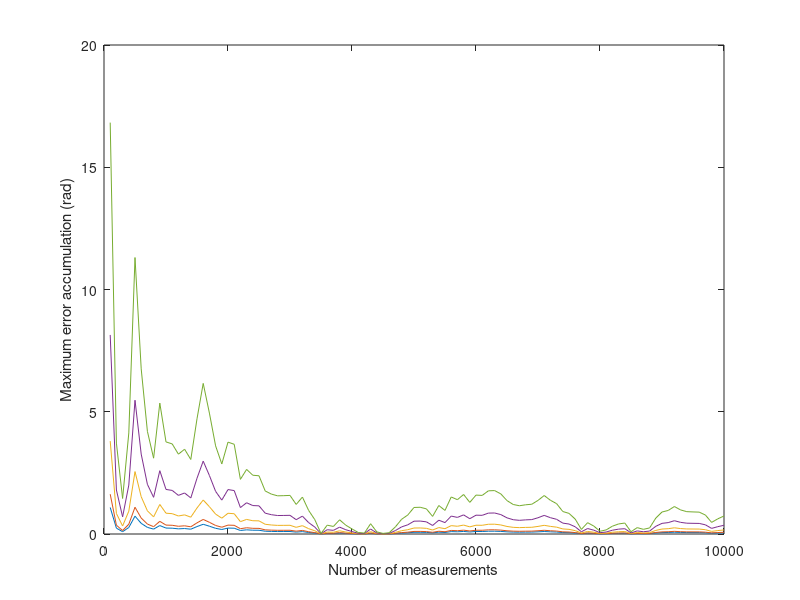

Write the MATLAB code that produced this figure. (Note: this script raises an error after producing the figure.)
rng(4);
offset = 0.6; % [-pi:0.2:pi];
N = 100000;   % number of measurements
URA_size = [36, 64, 256, 1024, 4096];
path_ang = -45+90*rand(N,1);
% ensure no wrapping around 2*pi (slides 28)
rel_phase_adj_ant = exp(1j*pi*sin(pi*path_ang/180)); 
% Per antenna, accumulating measurements into one complex number works 
est_err_adj_ant = angle(mean(rel_phase_adj_ant));

M = sqrt(URA_size);     % antenna size, per side
Nmeas = [1e2:1e2:1e4];
max_accumulation_err = zeros(length(Nmeas), length(URA_size));
% max_accumulation_err = est_err_adj_ant*(2*(M-1));

for ii=1:length(Nmeas)
    x = angle(mean(rel_phase_adj_ant(1:Nmeas(ii))));
    max_accumulation_err(ii, :) = x*(2*(ceil(M/2)-1));
end

figure; plot(Nmeas, abs(max_accumulation_err)); 
xlabel("Number of measurements");
ylabel("Maximum error accumulation (rad)");
legend("URA size "+string(URA_size));
title("One realization of random measurements");